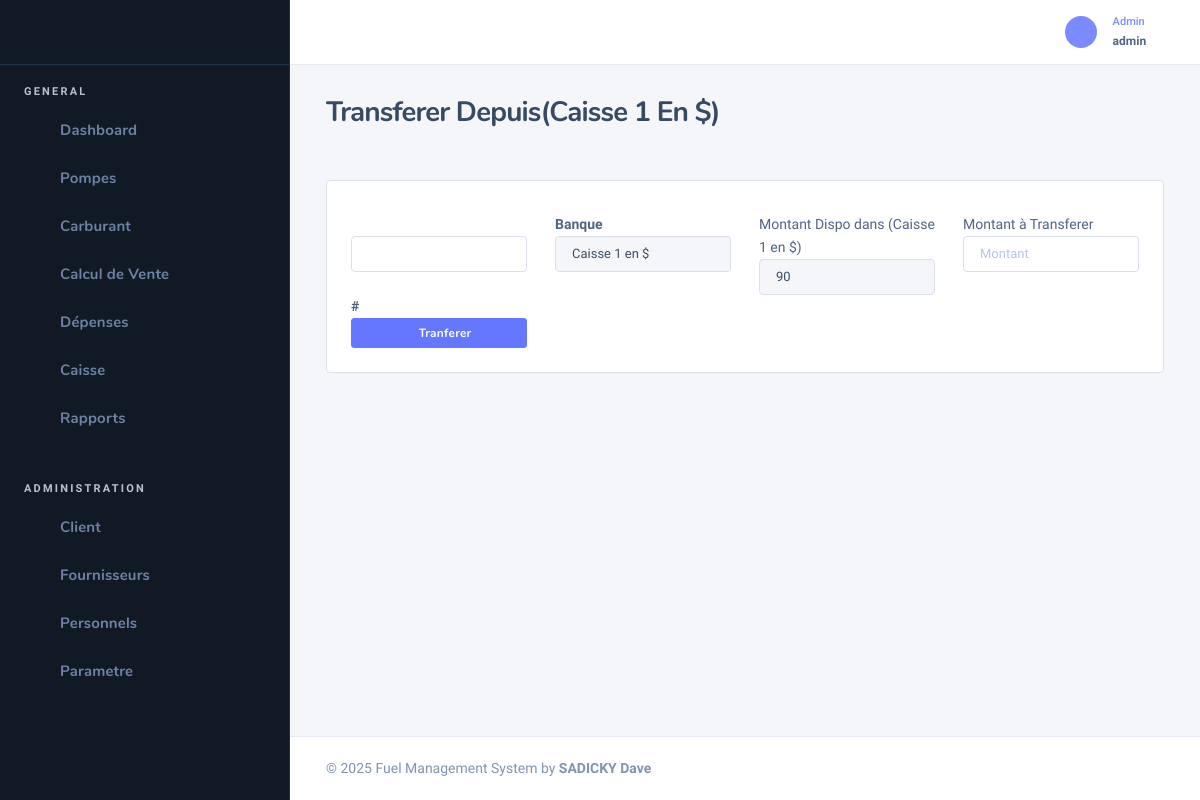
The app's page /transfert?bank_id=1 (signed in) with its own data.
### tables this page shows
CREATE TABLE `tbl_bank` (
  `bank_id` int(11) NOT NULL,
  `bank` varchar(100) NOT NULL,
  `montant` int(11) NOT NULL,
  `numero_compte` varchar(50) NOT NULL,
  `devise_id` int(11) NOT NULL
);

### Models/Admin/bank.class.php (called while the page is built, shortened)
<?php
class Bank
{
    public function getBank($id)
    {
        $db = getConnection();
        $statement = $db->prepare("SELECT * FROM tbl_bank where bank_id = ?");
        $statement->execute([$id]);
        $tbP = $statement->fetchObject();
        return $tbP;
    }
    public function getBankId($id, $devise_id)
    {
        $db = getConnection();
        $statement = $db->prepare("SELECT * FROM tbl_bank WHERE bank_id!=? and devise_id=?");
        $statement->execute([$id, $devise_id]);
        $tbP = array();
        while ($data =  $statement->fetchObject()) {
            $tbP[] = $data;
        }
        return $tbP;
    }
}

### Vues/Admin/transfert.php (the view, shortened to what this page needs)
<div class="nk-content-body">
    <div class="row">
        <div class="col-lg-12">
            <div class="col-lg-12">
                <div class="card card-bordered card-preview">
                    <div class="card-inner">
                        <form method="post" id="formulaire_transfert">
                            <div class="row">
                                <div class="col-sm-3">
                                    <div class="form-group">
                                        <div class="form-control-wrap">
                                        </div>
                                    </div>
                                </div>
                                <div class="col-sm-3">
                                    <div class="form-group">
                                        <b><label>Banque </label></b>
                                        <input type='text' class="form-control" value="<?= $data->bank ?>" readonly>
                                    </div>
                                </div>
                                <div class="col-sm-3">
                                    <div class="form-group">
                                        <label>Montant Dispo dans (<?= $data->bank ?>)</label>
                                        <input readonly type="number" name="montantc" id="montantc" value="<?= $data->montant ?>" class="form-control">
                                    </div>
                                </div>
                                <div class="col-sm-3">
                                    <div class="form-group">
                                        <label>Montant à Transferer</label>
                                        <input type="number" min="0" name="montant" id="montant" class="form-control" placeholder="Montant" required>
                                    </div>
                                </div>
                                <div class="col-sm-3">
                                    <b><label># </label></b>
                                    <button class="btn btn-primary btn-block btn-sm" type="submit"><i class="fa fa-plus fa-fw"></i> Tranferer </button>
                                </div>
                            </div>
                    </div>
                </div>
            </div>
        </div>
    </div>
</div>

### Vues/Admin/template.php (shortened to what this page needs)
<?php
$title =  ucwords(str_replace('_', ' ', $title));
include('Public/includes/header.php');
?>
<body class="nk-body bg-lighter npc-general has-sidebar ">
    <div class="nk-app-root">
        <div class="nk-main ">
            <div class="nk-sidebar nk-sidebar-fixed is-dark " data-content="sidebarMenu">
                <div class="nk-sidebar-element nk-sidebar-head">
                    <div class="nk-menu-trigger">
                        <a href="#" class="nk-nav-compact nk-quick-nav-icon d-none d-xl-inline-flex" data-target="sidebarMenu"><em class="icon ni ni-menu"></em></a>
                    </div>
                </div>
                <?php include('Public/includes/menu.php'); ?>
            </div>
            <div class="nk-wrap ">
                <?php include('Public/includes/toph.php'); ?>
                <div class="nk-content ">
                    <div class="container-fluid">
                        <div class="nk-content-inner">
                            <div class="nk-content-body">
                                <div class="nk-block-head nk-block-head-sm">
                                    <div class="nk-block-between">
                                        <div class="nk-block-head-content">
                                            <h3 class="nk-block-title page-title"><?= $title ?></h3>
                                        </div>
                                    </div>
                                </div>
                                <div class="nk-block">
                                    <?php echo $contents; ?>
                                </div>
                            </div>
                        </div>
                    </div>
                </div>
                <?php include('Public/includes/footer.php'); ?>

### records on screen
tbl_bank: bank "Transferer Depuis(Caisse 1 En $)", bank "Caisse 1 en $", montantc "90"

### other values on screen
$_SESSION['username'] "admin"
